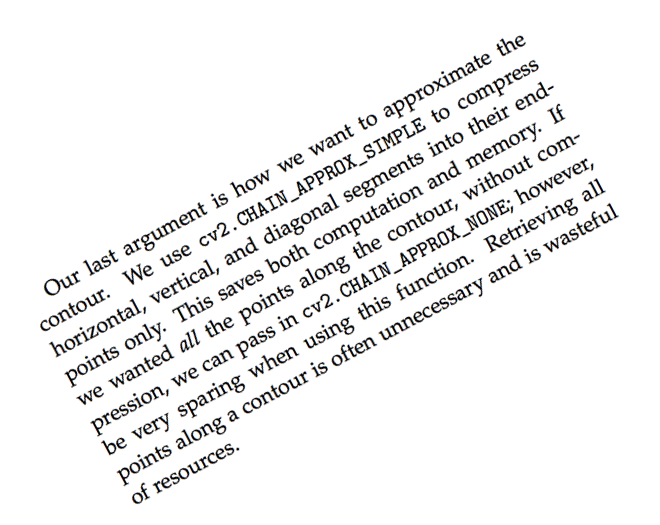
#> input picture imgs/neg_28.png, 660 x 525 px
$ python alinhar.py imgs/neg_28.png out.png
#> lines starting #> are read from the running program, lines starting #| are printed output that depends on the picture; after the words box and inside, x2 and y2 are one past the last pixel; in counts of white or black regions, pixels touching at a corner belong together
import numpy as np
import cv2 as cv
from scipy.ndimage import rotate
import argparse
import sys
from joblib import Parallel, delayed


def objetive_function(profile, n):
    #Função objetivo para o alinhaento baseado na projeção horizontal
    result = 0
    for i in range(n-1):
        result += (profile[i] - profile[i+1])**2
    return result

def process_angle(ang, img, n):
    #Processa um ângulo para a função objetivo
    img_angle = rotate(img, ang-90, reshape=False)
    profile = np.zeros(n)
    for i in range(n):
        profile[i] = np.sum(img_angle[i])
    return objetive_function(profile, n)

def align_images_horizontal_projection(img1, img2_path):
    # Realiza o alinhamento baseado na projeção horizontal
    # Get image size
#> called with img2_path = 'out.png'
    n = img1.shape[0]
#> n = 525

    # Get horizontal projection
    img_process = cv.Canny(img1, 100, 200)
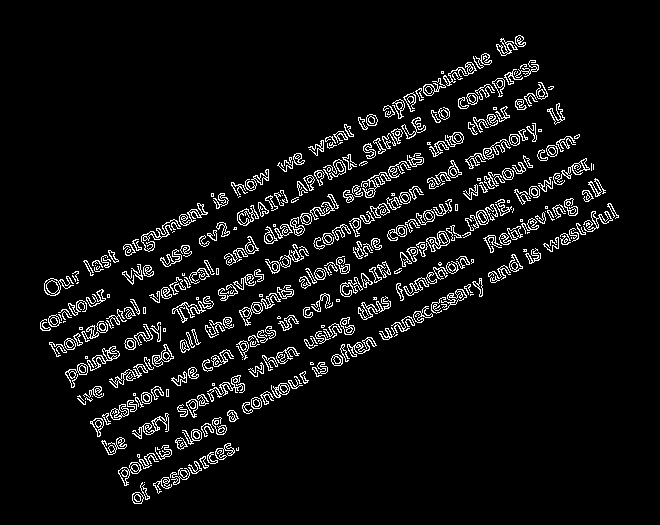
#> img_process: shape (525, 660); 6.2% white in thin lines or dots, all inside (x1, y1, x2, y2) = (40, 35, 619, 504)
    angle_results = Parallel(n_jobs=-1)(delayed(process_angle)(ang, img_process, n) for ang in range(180))
#> angle_results = 180 values, max 3.58e+10 at index 62, min 705500868 at index 30, mean 1.6e+09
    angle = np.argmax(angle_results) - 90
#> angle = -28

    # Write image rotated
    img_rotated = rotate(img1, angle, reshape=False)
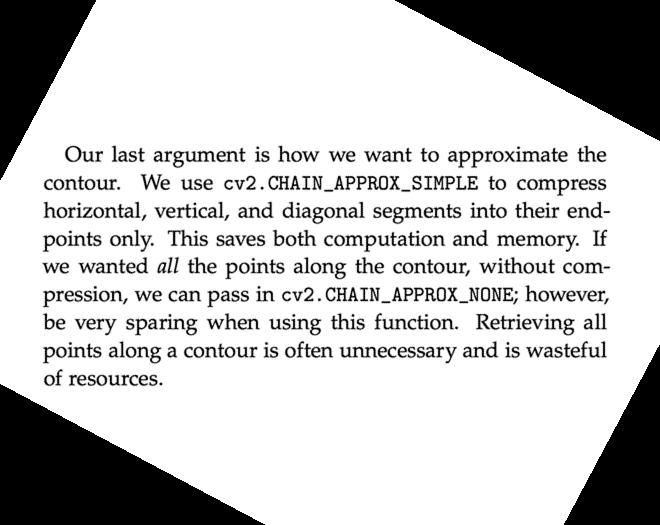
#> img_rotated: shape (525, 660); min 0, max 255, mean 200.3
    print(angle)
#| -28
    cv.imwrite(img2_path, img_rotated)
    return 0

def align_images_hough(img1, img2_path):
    m = img1.shape[1]

    # Detecção de bordas
    edges = cv.Canny(img1, 50, 150, apertureSize=3)

    # Traformada de linha de Hough
    lines = cv.HoughLines(edges, 1, np.pi / 180, (m//6)*2)
    if lines is None:
        sys.exit("Não foi possível encontrar linhas na imagem.")

    # Pegar angulo mais frequente das linhas
    angles = []
    for line in lines:
        theta = line[0][1]
        angle = np.rad2deg(theta)
        angles.append(angle)
    angle = round(np.median(angles)) - 90
    print(angle)

    # Rotacionar imagem
    img_rotated = rotate(img1, angle, reshape=False)
    cv.imwrite(img2_path, img_rotated)
    return 0

def main():
    # Read arguments
    parser = argparse.ArgumentParser(description='Alinhar imagens')

    # Add arguments
    parser.add_argument('input_image', type=str, help='Caminho da imagem entrada')
    parser.add_argument('output_image', type=str, help='Caminho da imagem saida')
    parser.add_argument('--method', type=str, default='horizontal_projection', help='Método de alinhamento')

    # Parse arguments
    args = parser.parse_args()
    if args.input_image is None or args.output_image is None:
        print("Você precisa do caminho de uma imagem para alinhar e o caminho para a imagem saida")
        return 0

    # Open Image
    img = cv.imread(args.input_image, cv.IMREAD_GRAYSCALE)

    # Verificar se a imagem foi carregada corretamente
    if img is None:
        sys.exit("Não foi possível carregar a imagem.")

    # Align images
    if args.method == 'horizontal_projection':
        align_images_horizontal_projection(img, args.output_image)
    elif args.method == 'hough':
        align_images_hough(img, args.output_image)
    return 0

main()

$ run again, on imgs/pos_24.png
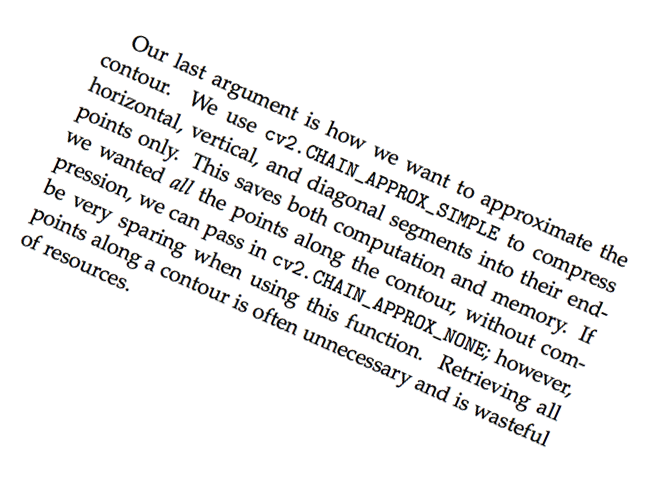
#> input picture imgs/pos_24.png, 662 x 495 px
#> in align_images_horizontal_projection, `img_process = cv.Canny(img1, 100, 200)`:
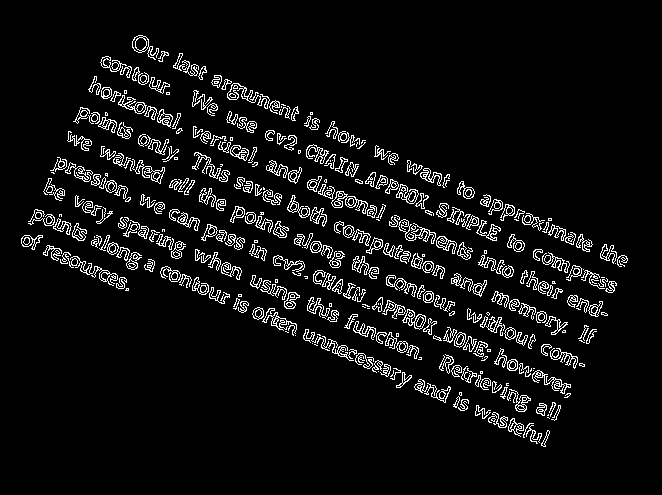
#> img_process: shape (495, 662); 6.4% white in thin lines or dots, all inside (x1, y1, x2, y2) = (21, 35, 628, 447)
#> angle_results = 180 values, max 3.66e+10 at index 114, min 773271517 at index 0, mean 1.56e+09
#> angle = 24
#> in align_images_horizontal_projection, `img_rotated = rotate(img1, angle, reshape=False)`:
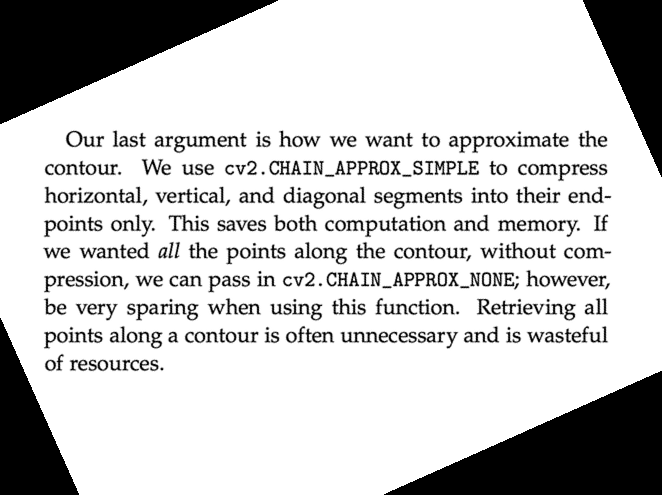
#> img_rotated: shape (495, 662); min 0, max 255, mean 201.9
#| 24

$ run again, on imgs/pos_41.png
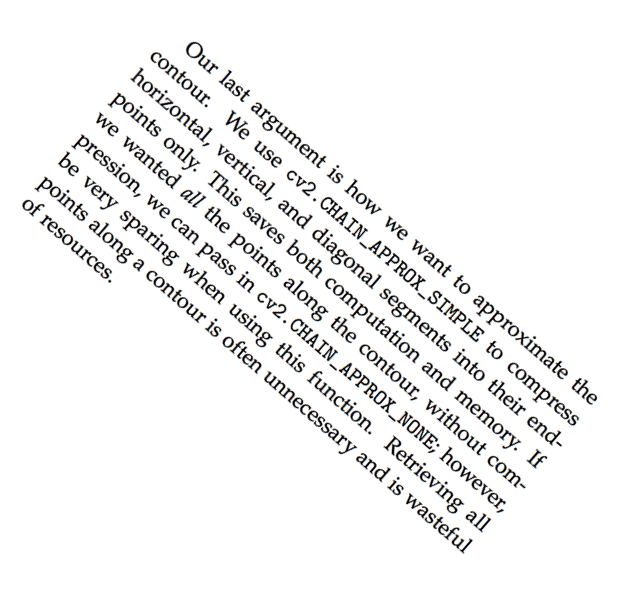
#> input picture imgs/pos_41.png, 634 x 601 px
#> in align_images_horizontal_projection, `img_process = cv.Canny(img1, 100, 200)`:
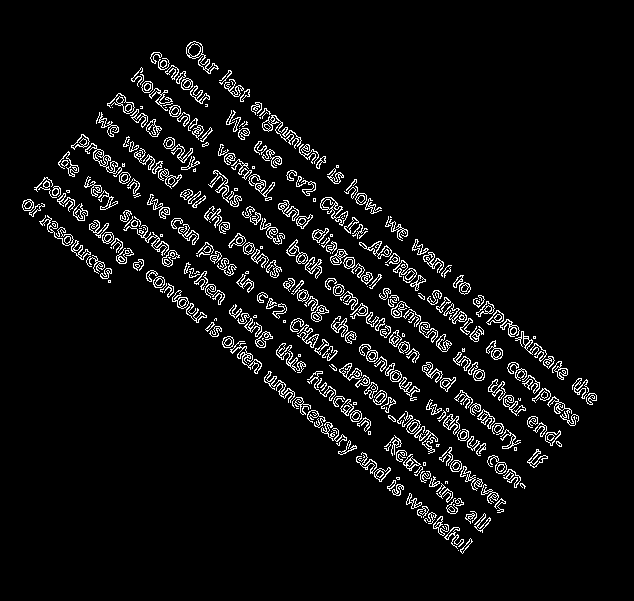
#> img_process: shape (601, 634); 5.6% white in thin lines or dots, all inside (x1, y1, x2, y2) = (22, 41, 597, 554)
#> angle_results = 180 values, max 3.55e+10 at index 131, min 635906608 at index 0, mean 1.66e+09
#> angle = 41
#> in align_images_horizontal_projection, `img_rotated = rotate(img1, angle, reshape=False)`:
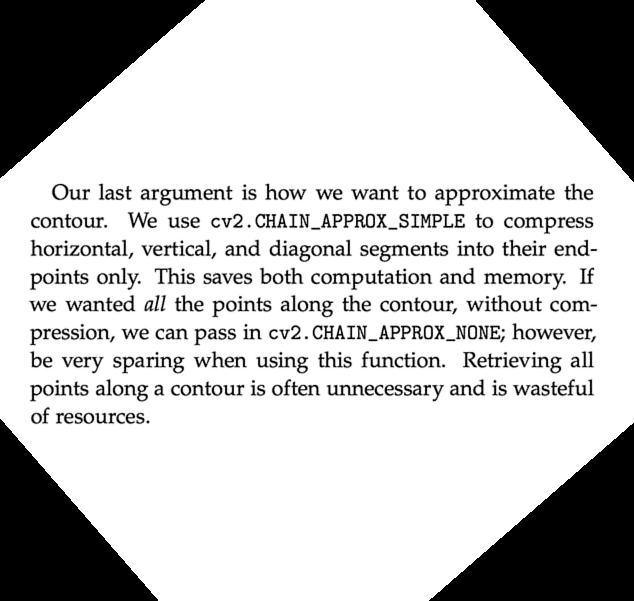
#> img_rotated: shape (601, 634); min 0, max 255, mean 198.1
#| 41
